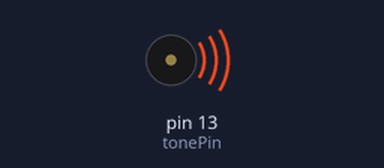
The sketch below on a simulated Arduino Uno, built with avr-gcc and run on an emulated ATmega328P. Shown: buzzer (waves = sounding).

Above: at 0.06 s.
Timing chart, 0 to 3.0 s (numbered marks = the images above):
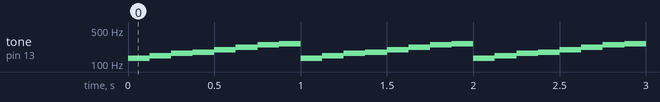

Measured:
- by itself, tone on pin 13 (tonePin): repeats every 1.0 s: 147 Hz 0.13 s, 165 Hz 0.13 s, 175 Hz 0.13 s, 196 Hz 0.13 s, 220 Hz 0.13 s, 247 Hz 0.13 s, 262 Hz 0.13 s, 131 Hz 0.13 s

The sketch:

Sound.ino
```cpp
#define Do 131
#define Re 147
#define Mi 165
#define Fa 175
#define Sol 196
#define La 220
#define Ti 247
#define Do2 262
// Defining the pin connected to the speaker
int tonePin = 13;

void setup() {
  // put your setup code here, to run once:

}

void loop() {
  // put your main code here, to run repeatedly:
  tone(tonePin, Do, 125);
 delay(125);
 // Re
 tone(tonePin, Re, 125);
 delay(125);
 // Mi
 tone(tonePin, Mi, 125);
 delay(125);
 // Fa
 tone(tonePin, Fa, 125);
 delay(125);
 // Sol
 tone(tonePin, Sol, 125);
 delay(125);
 // La
 tone(tonePin, La, 125);
 delay(125);
 // Ti
 tone(tonePin, Ti, 125);
 delay(125);
 // Higher Do
 tone(tonePin, Do2, 125);
 delay(125);

}
```
